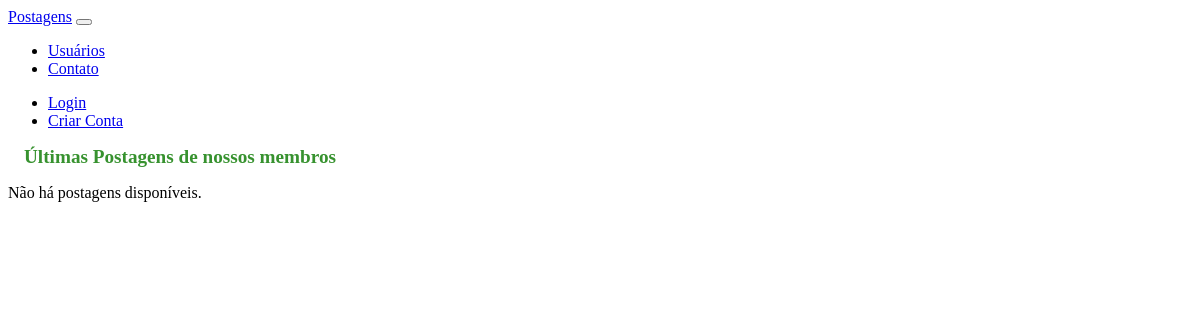
Before: / with the older database file.
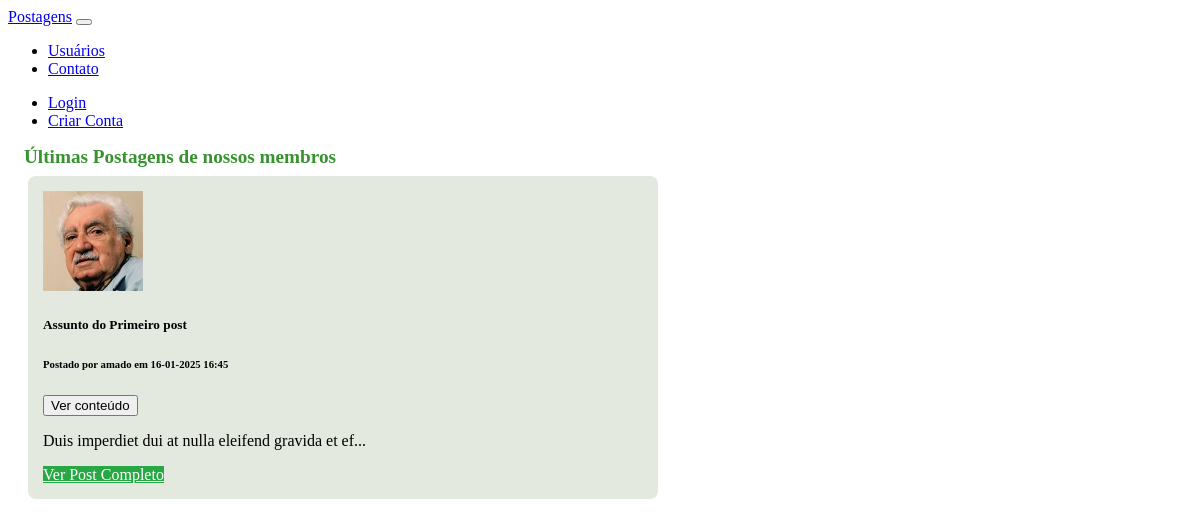
After: the same page with the newer database file.
### comunidade/models.py (models this page shows)
class Post(database.Model):
    id = database.Column(database.Integer, primary_key=True)
    titulo = database.Column(database.String, nullable=False)
    corpo = database.Column(database.Text, nullable=False)
    data_criacao = database.Column(database.DateTime, nullable=False, default=datetime.now())
    id_usuario = database.Column(database.Integer, database.ForeignKey('usuario.id'), nullable=False)

class Usuario(database.Model, UserMixin): # UserMixin serve para poder reutilizar
    id = database.Column(database.Integer, primary_key=True)
    username = database.Column(database.String, nullable=False, unique=True)
    email = database.Column(database.String, nullable=False, unique=True)
    senha = database.Column(database.String, nullable=False)
    foto_perfil = database.Column(database.String, default='default.jpg')
    posts = database.relationship('Post', backref='autor', lazy=True)
    cursos = database.Column(database.String, nullable=False, default='Não informado')

### comunidade/routes.py (the view)
@app.route("/")
def home():
    posts = Post.query.order_by(Post.data_criacao.desc()).all()
    for post in posts:
        post.corpo_red = f"{post.corpo[:50]}..." if len(post.corpo) > 50 else post.corpo
    usuarios = {usuario.id: usuario.username for usuario in Usuario.query.all()}
    foto_usuarios = {usuario.id: usuario.foto_perfil for usuario in Usuario.query.all()}
    return render_template('home.html', posts=posts, usuarios=usuarios, foto_usuarios=foto_usuarios)

### comunidade/templates/home.html (shortened to what this page needs)
{% extends 'base.html' %}
{% block body %}
<div class="container mt-5">
    <h1 class="h1-custom">Últimas Postagens de nossos membros</h1>
    <div class="posts-container">
        {% if posts %}
            {% for post in posts %}
            <div class="card mt-3" style="max-width: 700px; background-color: #e3e9de; padding: 15px; border-radius: 8px;">
                <div class="d-flex align-items-start">
                    <div class="me-3">
                        <img src="{{ url_for('static', filename='fotos_perfil/' + foto_usuarios[post.id_usuario]) }}"
                             alt="Imagem do usuário" class="rounded" width="100" height="100">
                    </div>
                    <div class="w-100">
                        <div class="card-body">
                            <h5 class="card-title">
                                <a href="{{ url_for('exibir_post', post_id=post.id) }}" style="text-decoration: none; color: inherit;">
                                    {{ post.titulo }}
                                </a>
                            </h5>
                            <h6 class="card-subtitle mb-2 text-muted">
                                Postado por {{ usuarios[post.id_usuario] }} em {{ post.data_criacao.strftime('%d-%m-%Y %H:%M') }}
                            </h6>
                            <button class="btn btn-secondary btn-sm" type="button" data-bs-toggle="collapse"
                                    data-bs-target="#postBody{{ post.id }}" aria-expanded="false"
                                    aria-controls="postBody{{ post.id }}">
                                Ver conteúdo
                            </button>
                            <div class="collapse mt-2" id="postBody{{ post.id }}">
                                <p class="card-text">{{ post.corpo_red }}</p>
                                <a href="{{ url_for('exibir_post', post_id=post.id) }}" class="btn btn-sm w-60" style="background-color: #28a745; color: white;">
                                    Ver Post Completo
                                </a>
                            </div>
                        </div>
                    </div>
                </div>
            </div>
            {% endfor %}
        {% else %}
            <p>Não há postagens disponíveis.</p>
        {% endif %}
    </div>
</div>
{% endblock %}

### comunidade/templates/base.html (shortened to what this page needs)
<!DOCTYPE html>
<html lang="en">
<head>
    <link rel="stylesheet" href="{{ url_for('static', filename='css/perfil.css') }}">
</head>
<body>
    {% include 'navbar.html'%}
    {% block body %}
    {% endblock %}
</body>
</html>

### comunidade/templates/navbar.html (shortened to what this page needs)
<nav class="navbar navbar-expand-lg bg-body-tertiary">
    <div class="container-fluid">
      <a class="navbar-brand" href="{{ url_for('home')}}">Postagens</a>
      <button class="navbar-toggler" type="button" data-bs-toggle="collapse" data-bs-target="#navbarSupportedContent" aria-controls="navbarSupportedContent" aria-expanded="false" aria-label="Toggle navigation">
      </button>
      <div class="collapse navbar-collapse" id="navbarSupportedContent">
        <ul class="navbar-nav me-auto mb-2 mb-lg-0">
          <li class="nav-item">
            <a class="nav-link" href="{{ url_for('usuarios')}}">Usuários</a>
          </li>
          <li class="nav-item">
            <a class="nav-link" href="{{ url_for('contatos')}}">Contato</a>
          </li>
        </ul>
        <ul class="d-flex navbar-nav">
          {% if current_user.is_authenticated %}
          <li class="nav-item">
            <a class="nav-link" href="{{ url_for('criar_post')}}">Criar Post</a>
          </li>
          <li class="nav-item">
            <a class="nav-link" href="{{ url_for('editaperfil')}}">Meu perfil</a>
          </li>
          <li class="nav-item">
            <a class="nav-link" href="{{ url_for('sair')}}">Logout</a>
          </li>
          {% else %}
          <li class="nav-item">
            <a class="nav-link" href="{{ url_for('login')}}">Login</a>
          </li>
          <li class="nav-item">
            <a class="nav-link" href="{{ url_for('criarconta')}}">Criar Conta</a>
          </li>
          {% endif%}
          </ul>
      </div>
    </div>
  </nav>

### comunidade/static/css/perfil.css (style rules this page uses)
.card { width: 600px; margin-left: 20px; border: none; border-radius: 10px; background-color: #fff; padding: 20px; }
.h1-custom { font-size: 1.2rem; font-weight: bold; margin-top: 1rem; margin-bottom: 0.5rem; margin-left: 1rem; color: #37922f; }

Changed rows visible on the page:
added Post: id_usuario.foto_perfil (picture), titulo "Assunto do Primeiro post", data_criacao "16-01-2025 16:45", corpo_red "Duis imperdiet dui at nulla eleifend gravida et ef..."
added Usuario: username "amado"
Other visible differences:
text no longer shown: "Não há postagens disponíveis."
